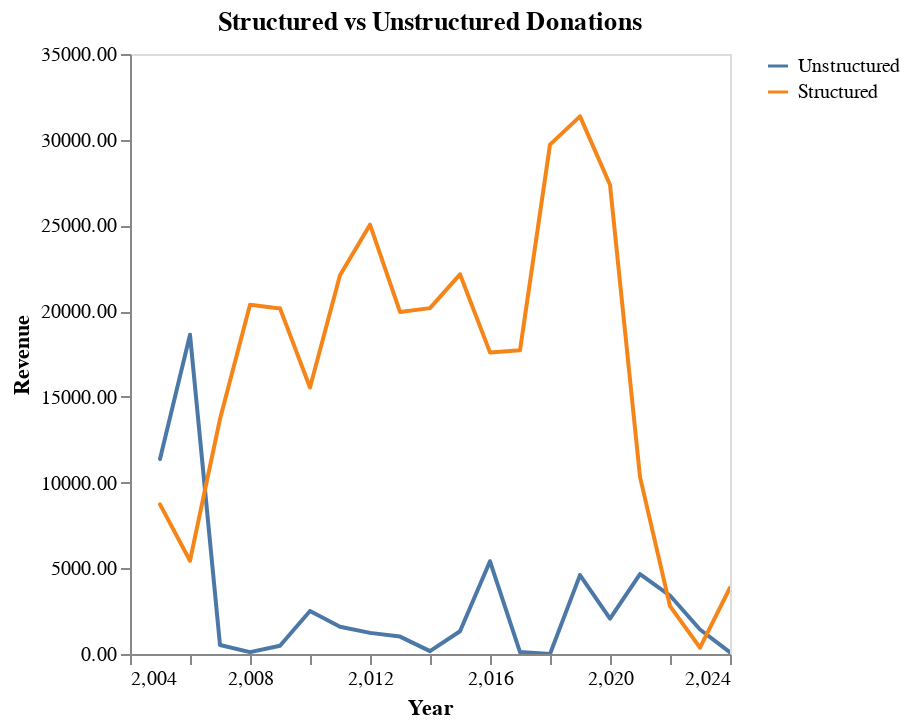

Here is the notebook cell this chart was saved with:
### Code cell
_dntk.DeepnoteChart(df_4, """{"layer":[{"layer":[{"mark":{"clip":true,"type":"trail","color":"#2266D3","tooltip":true},"encoding":{"x":{"axis":{"grid":false,"title":"Year"},"sort":null,"type":"quantitative","field":"year","scale":{"type":"linear","zero":false},"format":{"type":"default","decimals":null},"formatType":"numberFormatFromNumberType"},"y":{"axis":{"grid":false,"title":"Revenue","format":".2f"},"sort":null,"type":"quantitative","field":"total_unstructured_donations","scale":{"type":"linear","zero":false},"format":{"type":"number","decimals":null},"aggregate":"sum","formatType":"numberFormatFromNumberType"},"color":{"datum":"Unstructured"}}}]},{"layer":[{"mark":{"clip":true,"type":"trail","color":"#4c78a8","tooltip":true},"encoding":{"x":{"axis":{"grid":false},"sort":null,"type":"quantitative","field":"year","scale":{"type":"linear","zero":false},"format":{"type":"default","decimals":null},"formatType":"numberFormatFromNumberType"},"y":{"axis":{"grid":false},"sort":null,"type":"quantitative","field":"total_fundraiser_revenue","scale":{"type":"linear","zero":false},"format":{"type":"default","decimals":null},"aggregate":"sum","formatType":"numberFormatFromNumberType"},"color":{"datum":"Structured"}}}]}],"title":"Structured vs Unstructured Donations","config":{"legend":{}},"$schema":"https://vega.github.io/schema/vega-lite/v5.json","encoding":{},"usermeta":{"tooltipDefaultMode":true}}""")

### Figure 1 — Vega-Lite specification as saved in the notebook (floating-point values rounded to 4 significant figures)
{"layer": [{"layer": [{"mark": {"clip": true, "type": "trail", "color": "#2266D3", "tooltip": true}, "encoding": {"x": {"axis": {"grid": false, "title": "Year"}, "sort": null, "type": "quantitative", "field": "year", "scale": {"type": "linear", "zero": false}, "format": {"type": "default", "decimals": null}, "formatType": "numberFormatFromNumberType"}, "y": {"axis": {"grid": false, "title": "Revenue", "format": ".2f"}, "sort": null, "type": "quantitative", "field": "total_unstructured_donations", "scale": {"type": "linear", "zero": false}, "format": {"type": "number", "decimals": null}, "aggregate": "sum", "formatType": "numberFormatFromNumberType"}, "color": {"datum": "Unstructured"}}}]}, {"layer": [{"mark": {"clip": true, "type": "trail", "color": "#4c78a8", "tooltip": true}, "encoding": {"x": {"axis": {"grid": false}, "sort": null, "type": "quantitative", "field": "year", "scale": {"type": "linear", "zero": false}, "format": {"type": "default", "decimals": null}, "formatType": "numberFormatFromNumberType"}, "y": {"axis": {"grid": false}, "sort": null, "type": "quantitative", "field": "total_fundraiser_revenue", "scale": {"type": "linear", "zero": false}, "format": {"type": "default", "decimals": null}, "aggregate": "sum", "formatType": "numberFormatFromNumberType"}, "color": {"datum": "Structured"}}}]}], "title": "Structured vs Unstructured Donations", "config": {"legend": {}}, "$schema": "https://vega.github.io/schema/vega-lite/v5.json", "encoding": {}, "usermeta": {"tooltipDefaultMode": true}, "data": {"values": [{"year": 2005, "total_fundraiser_revenue": 8730.0, "total_unstructured_donations": 11380.0}, {"year": 2006, "total_fundraiser_revenue": 5443.0, "total_unstructured_donations": 18622}, {"year": 2007, "total_fundraiser_revenue": 13710.0, "total_unstructured_donations": 525}, {"year": 2008, "total_fundraiser_revenue": 20370.0, "total_unstructured_donations": 110}, {"year": 2009, "total_fundraiser_revenue": 20160.0, "total_unstructured_donations": 483.2}, {"year": 2010, "total_fundraiser_revenue": 15550.0, "total_unstructured_donations": 2508}, {"year": 2011, "total_fundraiser_revenue": 22090.0, "total_unstructured_donations": 1588.0}, {"year": 2012, "total_fundraiser_revenue": 25040.0, "total_unstructured_donations": 1233.0}, {"year": 2013, "total_fundraiser_revenue": 19960.0, "total_unstructured_donations": 1015}, {"year": 2014, "total_fundraiser_revenue": 20180.0, "total_unstructured_donations": 167}, {"year": 2015, "total_fundraiser_revenue": 22150.0, "total_unstructured_donations": 1325}, {"year": 2016, "total_fundraiser_revenue": 17590.0, "total_unstructured_donations": 5406}, {"year": 2017, "total_fundraiser_revenue": 17710.0, "total_unstructured_donations": 110}, {"year": 2018, "total_fundraiser_revenue": 29710.0, "total_unstructured_donations": 0}, {"year": 2019, "total_fundraiser_revenue": 31360.0, "total_unstructured_donations": 4601.0}, {"year": 2020, "total_fundraiser_revenue": 27370.0, "total_unstructured_donations": 2061.0}, {"year": 2021, "total_fundraiser_revenue": 10330.0, "total_unstructured_donations": 4664}, {"year": 2022, "total_fundraiser_revenue": 2792.0, "total_unstructured_donations": 3410}, {"year": 2023, "total_fundraiser_revenue": 368.4, "total_unstructured_donations": 1430}, {"year": 2024, "total_fundraiser_revenue": 3864.0, "total_unstructured_donations": 100}]}}
